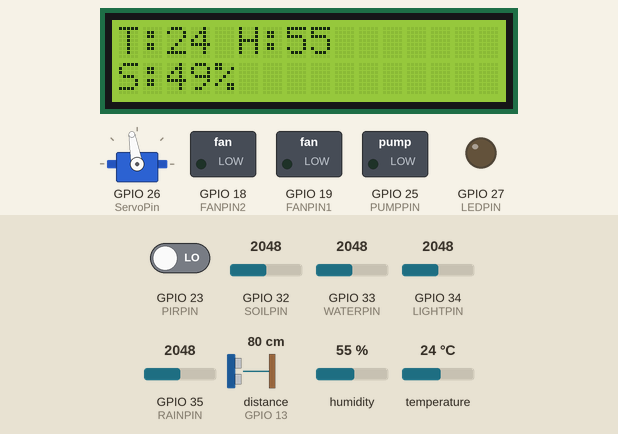
Bench run of a sketch on a simulated ESP32. Shown: 16×2 character LCD, servo, switched loads named in the sketch (green lamp = pin HIGH), output pins drawn as LEDs (lit = HIGH). Wiring (inferred from the names in the program): ultrasonic range finder: trigger GPIO 12; echo GPIO 13. The test bench sets the inputs (shaded band); at power-on: temperature 24 °C, distance to the obstacle (sensor on GPIO 13) 80 cm, GPIO 23 (PIRPIN) LOW, GPIO 32 (SOILPIN) = 2048, GPIO 33 (WATERPIN) = 2048, GPIO 34 (LIGHTPIN) = 2048, GPIO 35 (RAINPIN) = 2048, humidity 55 %. The echo pulse lasts 58.3 µs per cm; WiFi joins after 1.5 s; servers stay silent unless stated; no MQTT or app messages arrive unless stated; pins used as bus, display or sensor lines are not drawn; what the sketch prints to the serial monitor is not drawn.

Above: at 9.7 s.
9.8 s: temperature set to 27 °C
At 13.6 s:
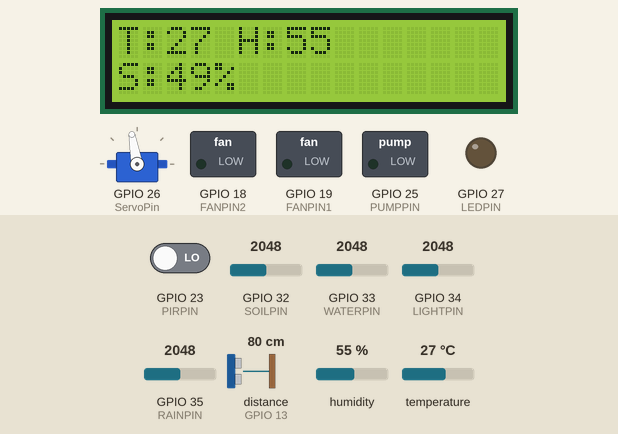
13.9 s: temperature set to 30 °C
At 15.4 s:
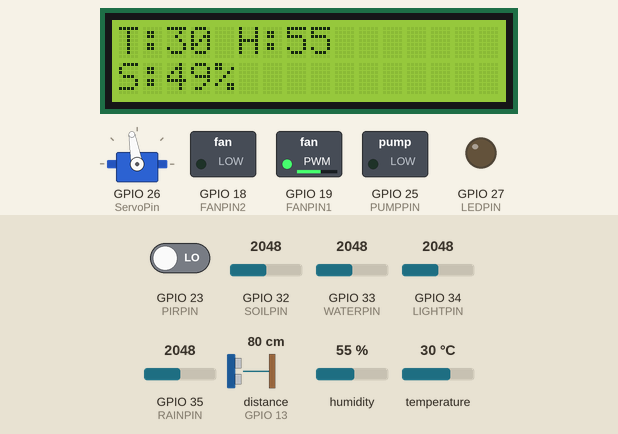
16.5 s: distance to the obstacle (sensor on GPIO 13) set to 9 cm
18.7 s: distance to the obstacle (sensor on GPIO 13) set to 6 cm
At 21.9 s:
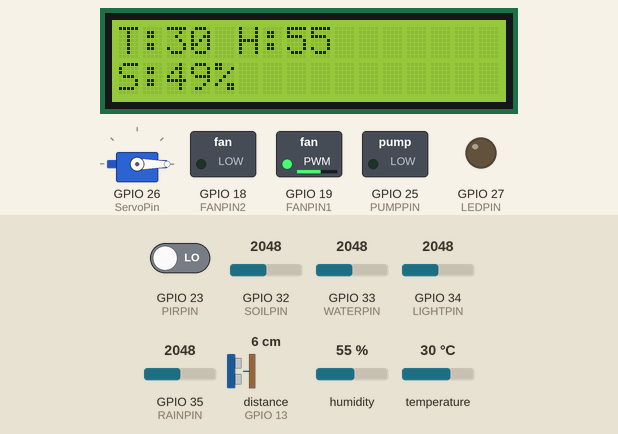
Timing chart, 0 to 29.6 s (numbered marks = the images above; inputs shaded):
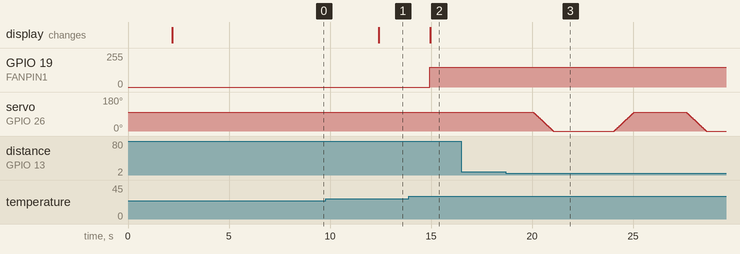

Measured:
- the behaviour switches between 28 and 29 °C on temperature (found by bisection; images 1 and 2)
- the behaviour switches between 8 and 7 cm on distance to the obstacle (sensor on GPIO 13) (found by bisection; images 2 and 3)
- after the input at 9.8 s, the display: changes after 2.6 s (image 1)
- after the input at 13.9 s, GPIO 19 (FANPIN1): 0/255 → 150/255 after 1.0 s; the display: changes after 1.1 s (image 2)
- after the input at 16.5 s, every drawn part: stays the same

The sketch:

smart_farm.ino
```cpp
/*
===========================================================
SMART FARM HARDWARE CODE
LIVE DASHBOARD VERSION
===========================================================

FEATURES
✔ Real-time MQTT sensor publishing
✔ Temperature
✔ Humidity
✔ Soil Moisture
✔ Water Level
✔ Rain Sensor
✔ Light Sensor
✔ PIR Motion Sensor
✔ Fan PWM Control
✔ Pump Control
✔ Alarm System
✔ Feeder Servo
✔ Telegram-ready alerts
✔ Dashboard-ready topics

===========================================================
*/

#include <WiFi.h>
#include <PubSubClient.h>
#include <LiquidCrystal_I2C.h>
#include <Wire.h>
#include <DHT11.h>
#include <ESP32Servo.h>

// ===========================================================
// WIFI CONFIG
// ===========================================================

const char* ssid = "TP";
const char* password = "Th@pelo0127";

// ===========================================================
// MQTT
// ===========================================================

const char* mqtt_server = "broker.hivemq.com";

WiFiClient espClient;
PubSubClient client(espClient);

// ===========================================================
// LCD
// ===========================================================

LiquidCrystal_I2C lcd(0x27, 16, 2);

// ===========================================================
// SENSOR PINS
// ===========================================================

#define DHT11PIN 17

#define SOILPIN 32
#define WATERPIN 33
#define LIGHTPIN 34
#define RAINPIN 35

#define PIRPIN 23

// ===========================================================
// ACTUATOR PINS
// ===========================================================

#define FANPIN1 19
#define FANPIN2 18

#define PUMPPIN 25

#define BUZZERPIN 16

#define LEDPIN 27

// ===========================================================
// SERVO + ULTRASONIC
// ===========================================================

#define TrigPin 12
#define EchoPin 13
#define ServoPin 26

Servo feederServo;

// ===========================================================
// OBJECTS
// ===========================================================

DHT11 dht11(DHT11PIN);

// ===========================================================
// VARIABLES
// ===========================================================

int fanSpeed = 0;

bool manualMode = false;

bool alarmArmed = false;

bool pirTriggered = false;

int currentServoPos = 100;

bool feederOpen = false;

// ===========================================================
// WIFI SETUP
// ===========================================================

void setup_wifi() {

  Serial.println();
  Serial.println("CONNECTING TO WIFI");

  WiFi.begin(ssid, password);

  while (WiFi.status() != WL_CONNECTED) {

    delay(500);

    Serial.print(".");
  }

  Serial.println();
  Serial.println("WIFI CONNECTED");

  Serial.print("IP: ");
  Serial.println(WiFi.localIP());
}

// ===========================================================
// EMERGENCY SIREN
// ===========================================================

void emergencySiren() {

  for (int i = 200; i <= 1000; i += 20) {

    tone(BUZZERPIN, i);

    delay(5);
  }

  for (int i = 1000; i >= 200; i -= 20) {

    tone(BUZZERPIN, i);

    delay(5);
  }
}

// ===========================================================
// SERVO FUNCTION
// ===========================================================

void moveServoSmooth(int startPos, int endPos) {

  if (startPos < endPos) {

    for (int pos = startPos; pos <= endPos; pos++) {

      feederServo.write(pos);

      delay(10);
    }
  }

  else {

    for (int pos = startPos; pos >= endPos; pos--) {

      feederServo.write(pos);

      delay(10);
    }
  }

  currentServoPos = endPos;
}

// ===========================================================
// DISTANCE FUNCTION
// ===========================================================

float getDistance() {

  digitalWrite(TrigPin, LOW);

  delayMicroseconds(2);

  digitalWrite(TrigPin, HIGH);

  delayMicroseconds(10);

  digitalWrite(TrigPin, LOW);

  int duration = pulseIn(EchoPin, HIGH);

  int distance = duration / 58;

  return distance;
}

// ===========================================================
// MQTT CALLBACK
// ===========================================================

void callback(char* topic, byte* payload, unsigned int length) {

  String msg = "";

  for (int i = 0; i < length; i++) {

    msg += (char)payload[i];
  }

  Serial.println();
  Serial.println("========== MQTT ==========");

  Serial.print("TOPIC: ");
  Serial.println(topic);

  Serial.print("MESSAGE: ");
  Serial.println(msg);

  // =========================================================
  // FAN SPEED
  // =========================================================

  if (String(topic) == "sitech/farm/control/fan_speed") {

    fanSpeed = msg.toInt();

    manualMode = true;

    Serial.print("FAN SPEED: ");
    Serial.println(fanSpeed);
  }

  // =========================================================
  // FAN MODE
  // =========================================================

  if (String(topic) == "sitech/farm/control/mode") {

    if (msg == "AUTO") {

      manualMode = false;

      Serial.println("AUTO MODE");
    }

    if (msg == "MANUAL") {

      manualMode = true;

      Serial.println("MANUAL MODE");
    }
  }

  // =========================================================
  // PUMP CONTROL
  // =========================================================

  if (String(topic) == "sitech/farm/control/pump") {

    if (msg == "ON") {

      digitalWrite(PUMPPIN, HIGH);

      Serial.println("PUMP ON");
    }

    else {

      digitalWrite(PUMPPIN, LOW);

      Serial.println("PUMP OFF");
    }
  }

  // =========================================================
  // ALARM CONTROL
  // =========================================================

  if (String(topic) == "sitech/farm/control/alarm") {

    if (msg == "ON") {

      alarmArmed = true;

      pirTriggered = false;

      Serial.println("ALARM ARMED");

      client.publish(
        "sitech/farm/alarm_status",
        "ARMED"
      );
    }

    else {

      alarmArmed = false;

      pirTriggered = false;

      noTone(BUZZERPIN);

      digitalWrite(LEDPIN, LOW);

      Serial.println("ALARM DISARMED");

      client.publish(
        "sitech/farm/alarm_status",
        "DISARMED"
      );
    }
  }

  // =========================================================
  // FEEDER CONTROL
  // =========================================================

  if (String(topic) == "sitech/farm/control/feed") {

    if (msg == "OPEN") {

      Serial.println("OPEN FEEDER");

      moveServoSmooth(currentServoPos, 0);

      feederOpen = true;

      client.publish(
        "sitech/farm/feed_status",
        "OPEN"
      );
    }

    if (msg == "CLOSE") {

      Serial.println("CLOSE FEEDER");

      moveServoSmooth(currentServoPos, 100);

      feederOpen = false;

      client.publish(
        "sitech/farm/feed_status",
        "CLOSED"
      );
    }
  }
}

// ===========================================================
// MQTT RECONNECT
// ===========================================================

void reconnect() {

  while (!client.connected()) {

    Serial.println("CONNECTING MQTT...");

    if (client.connect("ESP32SmartFarm")) {

      Serial.println("MQTT CONNECTED");

      client.subscribe("sitech/farm/control/#");

      Serial.println("SUBSCRIBED");
    }

    else {

      Serial.println("MQTT FAILED");

      delay(3000);
    }
  }
}

// ===========================================================
// SETUP
// ===========================================================

void setup() {

  Serial.begin(115200);

  Serial.println();
  Serial.println("SMART FARM STARTING");

  // LCD
  Wire.begin(21, 22);

  lcd.init();

  lcd.backlight();

  lcd.clear();

  lcd.setCursor(0, 0);

  lcd.print("SMART FARM");

  lcd.setCursor(0, 1);

  lcd.print("BOOTING");

  // PINS
  pinMode(FANPIN1, OUTPUT);
  pinMode(FANPIN2, OUTPUT);

  pinMode(PUMPPIN, OUTPUT);

  pinMode(BUZZERPIN, OUTPUT);

  pinMode(LEDPIN, OUTPUT);

  pinMode(PIRPIN, INPUT);

  pinMode(TrigPin, OUTPUT);

  pinMode(EchoPin, INPUT);

  // SERVO
  feederServo.attach(ServoPin);

  feederServo.write(100);

  currentServoPos = 100;

  // WIFI
  setup_wifi();

  // MQTT
  client.setServer(mqtt_server, 1883);

  client.setCallback(callback);

  Serial.println("SYSTEM READY");
}

// ===========================================================
// LOOP
// ===========================================================

void loop() {

  if (!client.connected()) {

    reconnect();
  }

  client.loop();

  // =========================================================
  // DHT11
  // =========================================================

  int temp = 0;
  int humidity = 0;

  int result = dht11.readTemperatureHumidity(
    temp,
    humidity
  );

  if (result != 0) {

    Serial.println("DHT11 ERROR");

    delay(2000);

    return;
  }

  // =========================================================
  // ANALOG SENSORS
  // =========================================================

  int soilRaw = analogRead(SOILPIN);

  int waterRaw = analogRead(WATERPIN);

  int lightRaw = analogRead(LIGHTPIN);

  int rainRaw = analogRead(RAINPIN);

  // =========================================================
  // CONVERT TO %
  // =========================================================

  float soil = map(soilRaw, 4095, 0, 0, 100);

  float water = map(waterRaw, 0, 4095, 0, 100);

  float rain = map(rainRaw, 4095, 0, 0, 100);

  float light = map(lightRaw, 0, 4095, 0, 100);

  // =========================================================
  // DISTANCE
  // =========================================================

  float distance = getDistance();

  // =========================================================
  // AUTO FEEDING
  // =========================================================

  if (distance >= 2 && distance <= 7) {

    if (!feederOpen) {

      Serial.println("AUTO FEED");

      moveServoSmooth(currentServoPos, 0);

      feederOpen = true;

      delay(3000);

      moveServoSmooth(currentServoPos, 100);

      feederOpen = false;
    }
  }

  // =========================================================
  // PIR SENSOR
  // =========================================================

  bool motionDetected = digitalRead(PIRPIN);

  if (alarmArmed) {

    if (motionDetected && !pirTriggered) {

      pirTriggered = true;

      Serial.println("MOTION DETECTED");

      digitalWrite(LEDPIN, HIGH);

      emergencySiren();

      client.publish(
        "sitech/farm/alert",
        "MOTION"
      );
    }

    if (!motionDetected) {

      pirTriggered = false;

      noTone(BUZZERPIN);

      digitalWrite(LEDPIN, LOW);
    }
  }

  else {

    pirTriggered = false;

    noTone(BUZZERPIN);

    digitalWrite(LEDPIN, LOW);
  }

  // =========================================================
  // AUTO FAN
  // =========================================================

  if (!manualMode) {

    if (temp >= 29) {

      fanSpeed = 150;
    }

    else {

      fanSpeed = 0;
    }
  }

  analogWrite(FANPIN1, fanSpeed);

  analogWrite(FANPIN2, 0);

  // =========================================================
  // LCD
  // =========================================================

  lcd.clear();

  lcd.setCursor(0, 0);

  lcd.print("T:");
  lcd.print(temp);

  lcd.print(" H:");
  lcd.print(humidity);

  lcd.setCursor(0, 1);

  lcd.print("S:");
  lcd.print((int)soil);

  lcd.print("%");

  // =========================================================
  // SERIAL DEBUG
  // =========================================================

  Serial.println();
  Serial.println("========== LIVE DATA ==========");

  Serial.print("TEMP: ");
  Serial.println(temp);

  Serial.print("HUMIDITY: ");
  Serial.println(humidity);

  Serial.print("SOIL: ");
  Serial.println(soil);

  Serial.print("WATER: ");
  Serial.println(water);

  Serial.print("LIGHT: ");
  Serial.println(light);

  Serial.print("RAIN: ");
  Serial.println(rain);

  Serial.print("FAN SPEED: ");
  Serial.println(fanSpeed);

  // =========================================================
  // MQTT PUBLISH
  // =========================================================

  client.publish(
    "sitech/farm/temp",
    String(temp).c_str()
  );

  client.publish(
    "sitech/farm/humidity",
    String(humidity).c_str()
  );

  client.publish(
    "sitech/farm/soil",
    String(soil).c_str()
  );

  client.publish(
    "sitech/farm/water",
    String(water).c_str()
  );

  client.publish(
    "sitech/farm/light",
    String(light).c_str()
  );

  client.publish(
    "sitech/farm/rain",
    String(rain).c_str()
  );

  client.publish(
    "sitech/farm/fan_speed",
    String(fanSpeed).c_str()
  );

  delay(2000);
}
```
